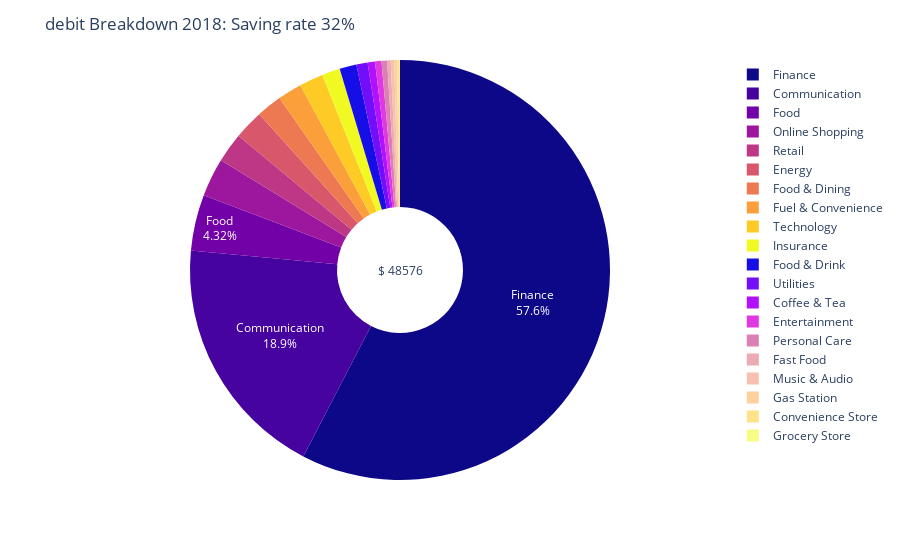

Notebook cell for this chart:
### Code cell
expense_pie_fig_2018 = make_pie_chart(update_df, 2018, 'debit')
expense_pie_fig_2018

### Figure 1 — Plotly figure (JSON) as saved in the notebook; plotly's stock layout.template omitted (floating-point values rounded to 4 significant figures; data arrays with more than 128 entries replaced by an {"elided": "..."} marker saying what was removed)
{"data": [{"direction": "clockwise", "domain": {"x": [0, 1], "y": [0, 1]}, "hole": 0.3, "hovertemplate": "Category=%{label}<br>Amount=%{value}<extra></extra>", "labels": {"elided": "412 str values"}, "legendgroup": "", "name": "", "showlegend": true, "textinfo": "label+percent", "textposition": "inside", "type": "pie", "values": {"elided": "412 float values"}}], "layout": {"annotations": [{"font": {"size": 12}, "showarrow": false, "text": "$ 48576", "x": 0.5, "y": 0.5}], "legend": {"tracegroupgap": 0}, "margin": {"t": 60}, "piecolorway": ["#0d0887", "#46039f", "#7201a8", "#9c179e", "#bd3786", "#d8576b", "#ed7953", "#fb9f3a", "#fdca26", "#f0f921"], "title": {"text": "debit Breakdown 2018: Saving rate 32%"}, "uniformtext": {"minsize": 10, "mode": "hide"}}}
